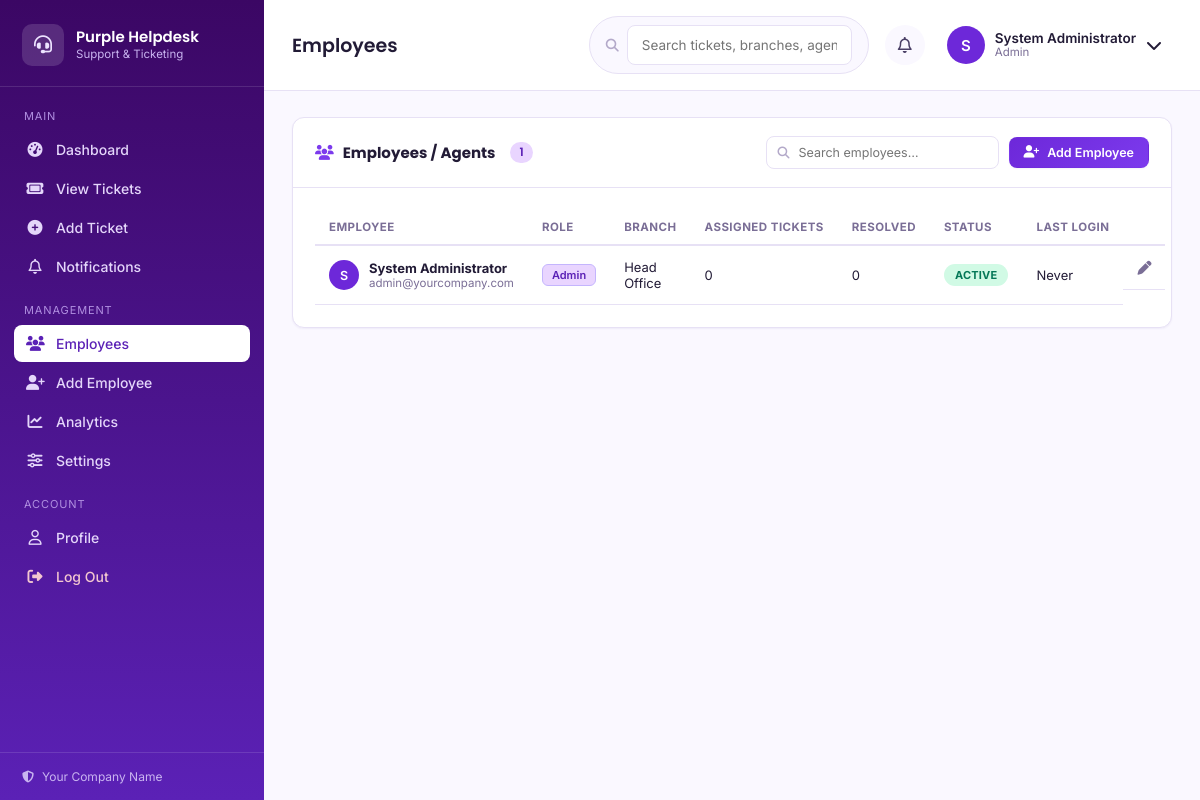
The page /employees.php (signed in) on the database its author committed.
### tables this page shows
CREATE TABLE IF NOT EXISTS `users` (
  `id` INT UNSIGNED AUTO_INCREMENT PRIMARY KEY,
  `employee_no` VARCHAR(20) DEFAULT NULL UNIQUE,
  `full_name` VARCHAR(120) NOT NULL,
  `username` VARCHAR(60) NOT NULL UNIQUE,
  `email` VARCHAR(150) NOT NULL UNIQUE,
  `phone` VARCHAR(40) DEFAULT NULL,
  `password_hash` VARCHAR(255) NOT NULL,
  `role` ENUM('admin','agent') NOT NULL DEFAULT 'agent',
  `department` VARCHAR(100) DEFAULT NULL,
  `branch_id` INT UNSIGNED DEFAULT NULL,
  `avatar` VARCHAR(255) DEFAULT NULL,
  `status` ENUM('active','inactive') NOT NULL DEFAULT 'active',
  `must_change_password` TINYINT(1) NOT NULL DEFAULT 0,
  `last_login` DATETIME DEFAULT NULL,
  `created_at` DATETIME NOT NULL DEFAULT CURRENT_TIMESTAMP,
  `updated_at` DATETIME NOT NULL DEFAULT CURRENT_TIMESTAMP ON UPDATE CURRENT_TIMESTAMP,
  FOREIGN KEY (`branch_id`) REFERENCES `branches`(`id`) ON DELETE SET NULL
);

CREATE TABLE IF NOT EXISTS `branches` (
  `id` INT UNSIGNED AUTO_INCREMENT PRIMARY KEY,
  `name` VARCHAR(120) NOT NULL,
  `code` VARCHAR(20) NOT NULL UNIQUE,
  `location` VARCHAR(190) DEFAULT NULL,
  `contact_phone` VARCHAR(40) DEFAULT NULL,
  `status` ENUM('active','inactive') NOT NULL DEFAULT 'active',
  `created_at` DATETIME NOT NULL DEFAULT CURRENT_TIMESTAMP
);

### includes/functions.php (called while the page is built, shortened)
<?php
function e(?string $value): string
{
    return htmlspecialchars($value ?? '', ENT_QUOTES, 'UTF-8');
}

### includes/db.php (called while the page is built)
<?php
function db(): PDO
{
    static $pdo = null;
    if ($pdo === null) {
        $dsn = 'mysql:host=' . DB_HOST . ';dbname=' . DB_NAME . ';charset=' . DB_CHARSET;
        try {
            $pdo = new PDO($dsn, DB_USER, DB_PASS, [
                PDO::ATTR_ERRMODE            => PDO::ERRMODE_EXCEPTION,
                PDO::ATTR_DEFAULT_FETCH_MODE => PDO::FETCH_ASSOC,
                PDO::ATTR_EMULATE_PREPARES   => false,
            ]);
        } catch (PDOException $e) {
            error_log('DB Connection failed: ' . $e->getMessage());
            die('Database connection failed. Please check config/config.php or contact your system administrator.');
        }
    }
    return $pdo;
}

### includes/auth.php (called while the page is built, shortened)
<?php
function current_user(): ?array
{
    static $user = null;
    if ($user === null) {
        $stmt = db()->prepare("SELECT * FROM users WHERE id = ? AND status = 'active'");
        $stmt->execute([$_SESSION['user_id']]);
        $user = $stmt->fetch() ?: false;
    }
    return $user ?: null;
}
function is_logged_in(): bool
{
    return current_user() !== null;
}
function require_login(): void
{
    if (!is_logged_in()) {
        redirect('login.php');
    }
}
function require_admin(): void
{
    require_login();
}

### employees.php (the view, shortened to what this page needs)
<?php
$pageTitle = 'Employees';
require_admin();
$q = trim($_GET['q'] ?? '');
$where = ['1=1'];
$params = [];
$whereSql = implode(' AND ', $where);
$sql = "SELECT u.*, b.name AS branch_name,
        (SELECT COUNT(*) FROM tickets t WHERE t.assigned_to = u.id) AS ticket_count,
        (SELECT COUNT(*) FROM tickets t WHERE t.assigned_to = u.id AND t.status IN ('Resolved','Closed')) AS resolved_count
        FROM users u
        LEFT JOIN branches b ON b.id = u.branch_id
        WHERE $whereSql
        ORDER BY u.full_name";
$stmt = db()->prepare($sql);
$stmt->execute($params);
$employees = $stmt->fetchAll();
require_once __DIR__ . '/includes/header.php';
?>
<section class="card">
    <div class="card-head">
        <h3><i class="fa-solid fa-users"></i> Employees / Agents <span class="count-pill"><?= count($employees) ?></span></h3>
        <div class="card-head-actions">
            <form method="get" class="inline-search">
                <i class="fa-solid fa-magnifying-glass"></i>
                <input type="text" name="q" placeholder="Search employees…" value="<?= e($q) ?>">
            </form>
            <a href="<?= BASE_URL ?>/add_employee.php" class="btn btn-primary btn-sm"><i class="fa-solid fa-user-plus"></i> Add Employee</a>
        </div>
    </div>
    <div class="card-body table-wrap">
        <table class="data-table">
            <thead><tr>
                <th>Employee</th><th>Role</th><th>Branch</th><th>Assigned Tickets</th><th>Resolved</th><th>Status</th><th>Last Login</th><th></th>
            </tr></thead>
            <tbody>
                <?php foreach ($employees as $emp): ?>
                <tr>
                    <td>
                        <div class="user-cell">
                            <div class="avatar-circle avatar-sm">
                                <?php if ($emp['avatar']): ?><img src="<?= BASE_URL . '/' . e($emp['avatar']) ?>" alt=""><?php else: ?><?= e(strtoupper(substr($emp['full_name'],0,1))) ?><?php endif; ?>
                            </div>
                            <div>
                                <strong><?= e($emp['full_name']) ?></strong>
                                <span><?= e($emp['email']) ?></span>
                            </div>
                        </div>
                    </td>
                    <td><span class="tag-mini <?= $emp['role'] === 'admin' ? 'tag-purple' : '' ?>"><?= e(ucfirst($emp['role'])) ?></span></td>
                    <td><?= e($emp['branch_name'] ?? '—') ?></td>
                    <td><?= (int)$emp['ticket_count'] ?></td>
                    <td><?= (int)$emp['resolved_count'] ?></td>
                    <td><span class="badge <?= $emp['status'] === 'active' ? 'badge-resolved' : 'badge-closed' ?>"><?= e(ucfirst($emp['status'])) ?></span></td>
                    <td><?= $emp['last_login'] ? time_ago($emp['last_login']) : 'Never' ?></td>
                    <td class="row-actions">
                        <a href="<?= BASE_URL ?>/edit_employee.php?id=<?= (int)$emp['id'] ?>" class="icon-link" title="Edit"><i class="fa-solid fa-pen"></i></a>
                    </td>
                </tr>
                <?php endforeach; ?>
            </tbody>
        </table>
    </div>
</section>
<?php require_once __DIR__ . '/includes/footer.php'; ?>

### includes/header.php (shortened to what this page needs)
<?php
$me = current_user();
$pageTitle = $pageTitle ?? 'Dashboard';
?>
<!DOCTYPE html>
<html lang="en">
<head>
<link rel="stylesheet" href="https://cdnjs.cloudflare.com/ajax/libs/font-awesome/6.5.1/css/all.min.css">
<link rel="stylesheet" href="<?= BASE_URL ?>/assets/css/style.css">
</head>
<body class="app-body">
<div class="app-shell">
    <?php include __DIR__ . '/sidebar.php'; ?>
    <div class="app-main">
        <header class="topbar">
            <h1 class="topbar-title"><?= e($pageTitle) ?></h1>
            <div class="topbar-actions">
                <form class="topbar-search" action="<?= BASE_URL ?>/tickets.php" method="get">
                    <i class="fa-solid fa-magnifying-glass"></i>
                    <input type="text" name="q" placeholder="Search tickets, branches, agents…" value="<?= e($_GET['q'] ?? '') ?>">
                </form>
                <div class="topbar-icon-btn" id="notifBtn">
                    <i class="fa-regular fa-bell"></i>
                </div>
                <div class="topbar-profile" id="profileBtn">
                    <div class="avatar-circle">
                        <?php if (!empty($me['avatar'])): ?>
                            <img src="<?= BASE_URL . '/' . e($me['avatar']) ?>" alt="<?= e($me['full_name']) ?>">
                        <?php else: ?>
                            <?= e(strtoupper(substr($me['full_name'], 0, 1))) ?>
                        <?php endif; ?>
                    </div>
                    <div class="profile-meta">
                        <span class="profile-name"><?= e($me['full_name']) ?></span>
                        <span class="profile-role"><?= e(ucfirst($me['role'])) ?></span>
                    </div>
                    <i class="fa-solid fa-chevron-down"></i>
                </div>
            </div>
        </header>
        <main class="page-content">

### rows shown on the page
users: full_name "S", full_name "System Administrator", role "Admin", email "admin@yourcompany.com", branch.name "Head Office", ticket_count "0", resolved_count "0", status "ACTIVE", shows "Never"

### other values the page prints
get_setting('site_name', SITE_NAME) "Purple Helpdesk"
COMPANY_NAME "Your Company Name"
$pageTitle "Employees"
count($employees) "1"
